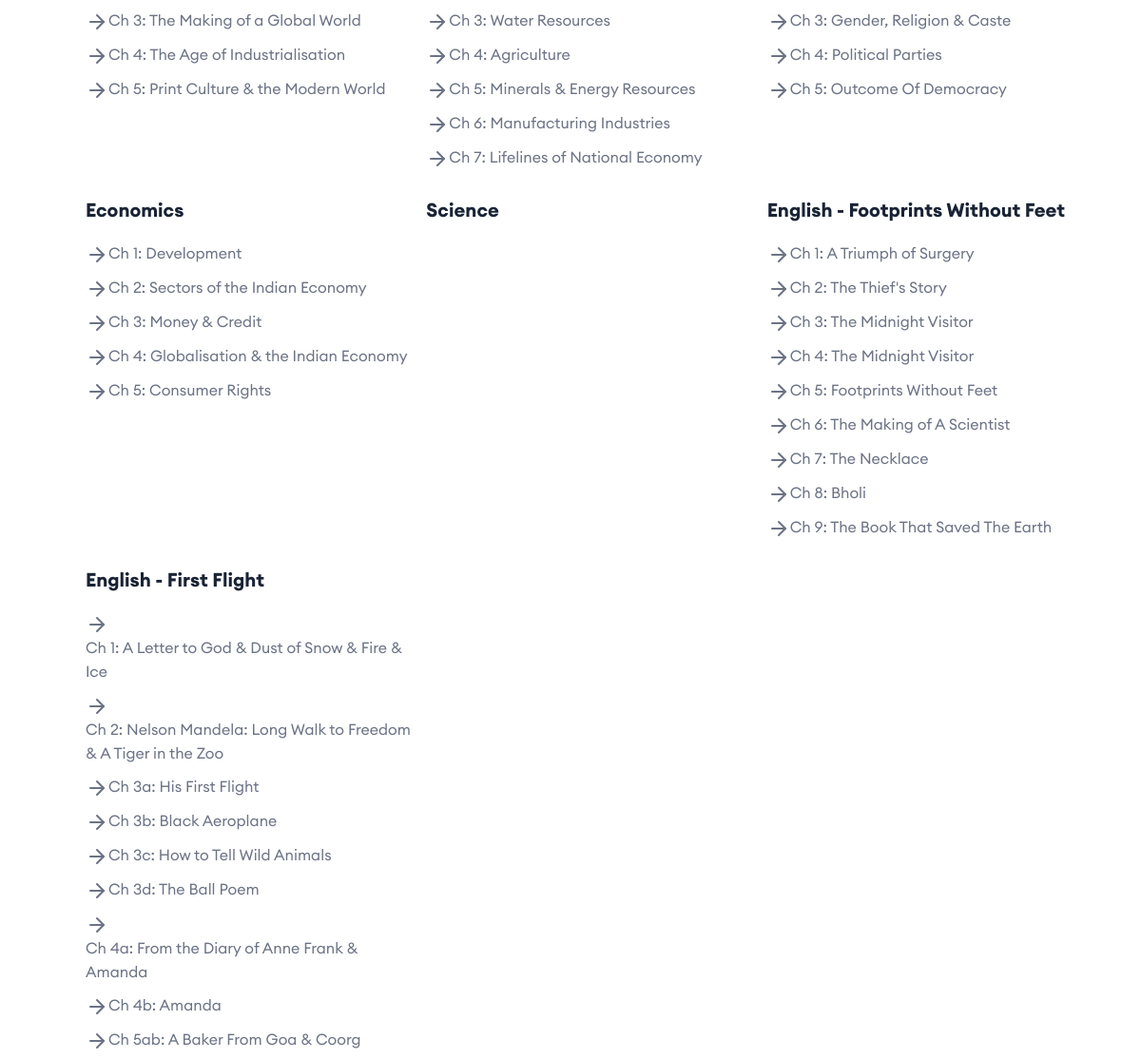
/ (middle part), run on an earlier commit of the app's database.
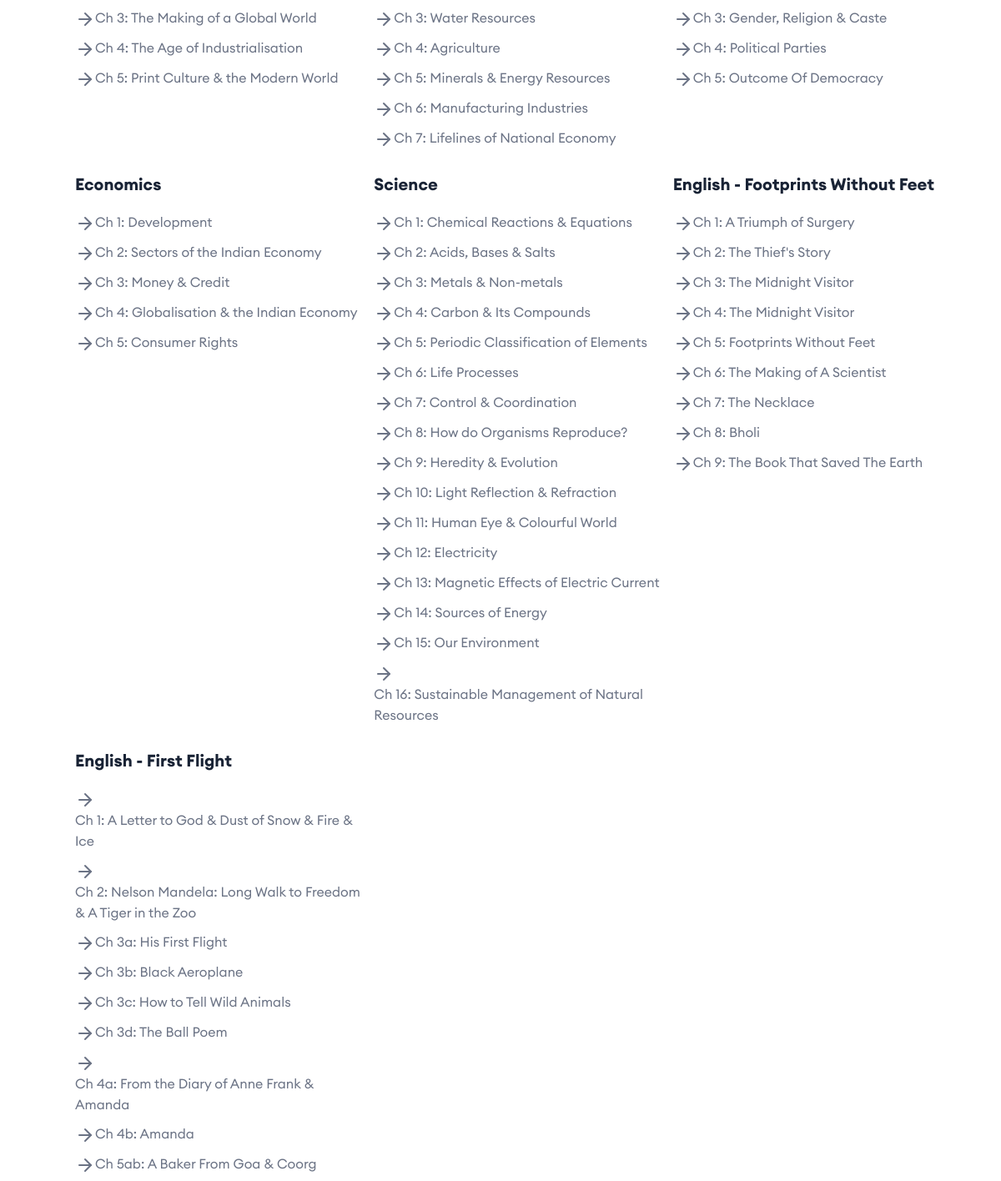
And on a later commit of the database.
### managenotes/models.py (models this page shows, shortened)
class Notes(models.Model):
    chapter_number = models.CharField(max_length=8)
    chapter_name = models.CharField(max_length=64)
    file = models.FileField(upload_to='notes/')
    subject = models.ForeignKey(Subject, on_delete=models.CASCADE, related_name='notes')

class Subject(models.Model):
    name = models.CharField(max_length=32)
    class_field = models.ForeignKey(Class, on_delete=models.CASCADE, related_name='subjects')

### HiNotes/views.py (the view)
# urls.py: 2. Add a URL to urlpatterns:  path('', views.home, name='home')
def home(request):
    classes = Class.objects.prefetch_related('subjects__notes').all()
    context = {'classes': classes[0:3]}
    return render(request, "index.html", context)

### HiNotes/templatetags/custom_filters.py (called while the page is built)
@register.filter
def urldecode(value):
    return unquote(value)

### templates/index.html (shortened to what this page needs)
{% extends 'base.html' %}
{% load static %}
{% block main_content %}
{% for class in classes %}
    {% if class.name|add:0|divisibleby:2 %}
    {% include 'class_n_left.html' with class_name=class.name class_name_word=class.name_word %}
    {% else %}
    {% include 'class_n_right.html' with class_name=class.name class_name_word=class.name_word %}
    {% endif %}
{% endfor %}
{% endblock main_content %}

### templates/class_n_left.html (shortened to what this page needs)
{% load static %}
{% load custom_filters %}
<div class="rbt-inner-page-layout-area bg-color-white rbt-section-gap rbt-shape-bg-area top-circle-shape-top" id="{{ class_name_word }}">
    <div class="wrapper position-relative overflow-hidden">
        <div class="rbt-splite-style">
            <div class="split-wrapper">
                <div class="row g-0 align-items-center">
                    <div class="col-lg-12 col-xl-12 col-12">
                        <div class="split-inner">
                            <div class="row">
                                {% for class_obj in classes %}
                                {% if class_obj.name == class_name %}
                                {% for subject_obj in class_obj.subjects.all %}
                                <div class="subjectcontent col-lg-4 col-md-4 col-sm-6 col-12 mt--30" id="{{ class_name_word }}_{{ subject_obj.name }}">
                                    <div class="footer-widget">
                                            <h5 class="ft-title">{{ subject_obj.name }}</h5>
                                            <ul class="ft-link">
                                                {% for note_obj in subject_obj.notes.all %}
                                                <li><i data-feather="arrow-right"></i><a href="{{ note_obj.file.url|urldecode }}">Ch {{ note_obj.chapter_number }}: {{ note_obj.chapter_name }}</a></li>
                                                {% endfor %}
                                            </ul>
                                        </div>
                                    </div>
                                    {% endfor %}
                                {% endif %}
                                {% endfor %}
                            </div>
                        </div>
                    </div>
                </div>
            </div>
        </div>
    </div>
</div>

What changed in the data, as far as the page shows it:
added Notes: chapter_number "1", chapter_name "Chemical Reactions & Equations", shown under Subject "Science"
added Notes: chapter_number "2", chapter_name "Acids, Bases & Salts", shown under Subject "Science"
added Notes: chapter_number "3", chapter_name "Metals & Non-metals", shown under Subject "Science"
added Notes: chapter_number "4", chapter_name "Carbon & Its Compounds", shown under Subject "Science"
added Notes: chapter_number "5", chapter_name "Periodic Classification of Elements", shown under Subject "Science"
added Notes: chapter_number "6", chapter_name "Life Processes", shown under Subject "Science"
added Notes: chapter_number "7", chapter_name "Control & Coordination", shown under Subject "Science"
added Notes: chapter_number "8", chapter_name "How do Organisms Reproduce?", shown under Subject "Science"
added Notes: chapter_number "9", chapter_name "Heredity & Evolution", shown under Subject "Science"
added Notes: chapter_number "10", chapter_name "Light Reflection & Refraction", shown under Subject "Science"
added Notes: chapter_number "11", chapter_name "Human Eye & Colourful World", shown under Subject "Science"
added Notes: chapter_number "12", chapter_name "Electricity", shown under Subject "Science"
added Notes: chapter_number "13", chapter_name "Magnetic Effects of Electric Current", shown under Subject "Science"
added Notes: chapter_number "14", chapter_name "Sources of Energy", shown under Subject "Science"
added Notes: chapter_number "15", chapter_name "Our Environment", shown under Subject "Science"
added Notes: chapter_number "16", chapter_name "Sustainable Management of Natural Resources", shown under Subject "Science"
